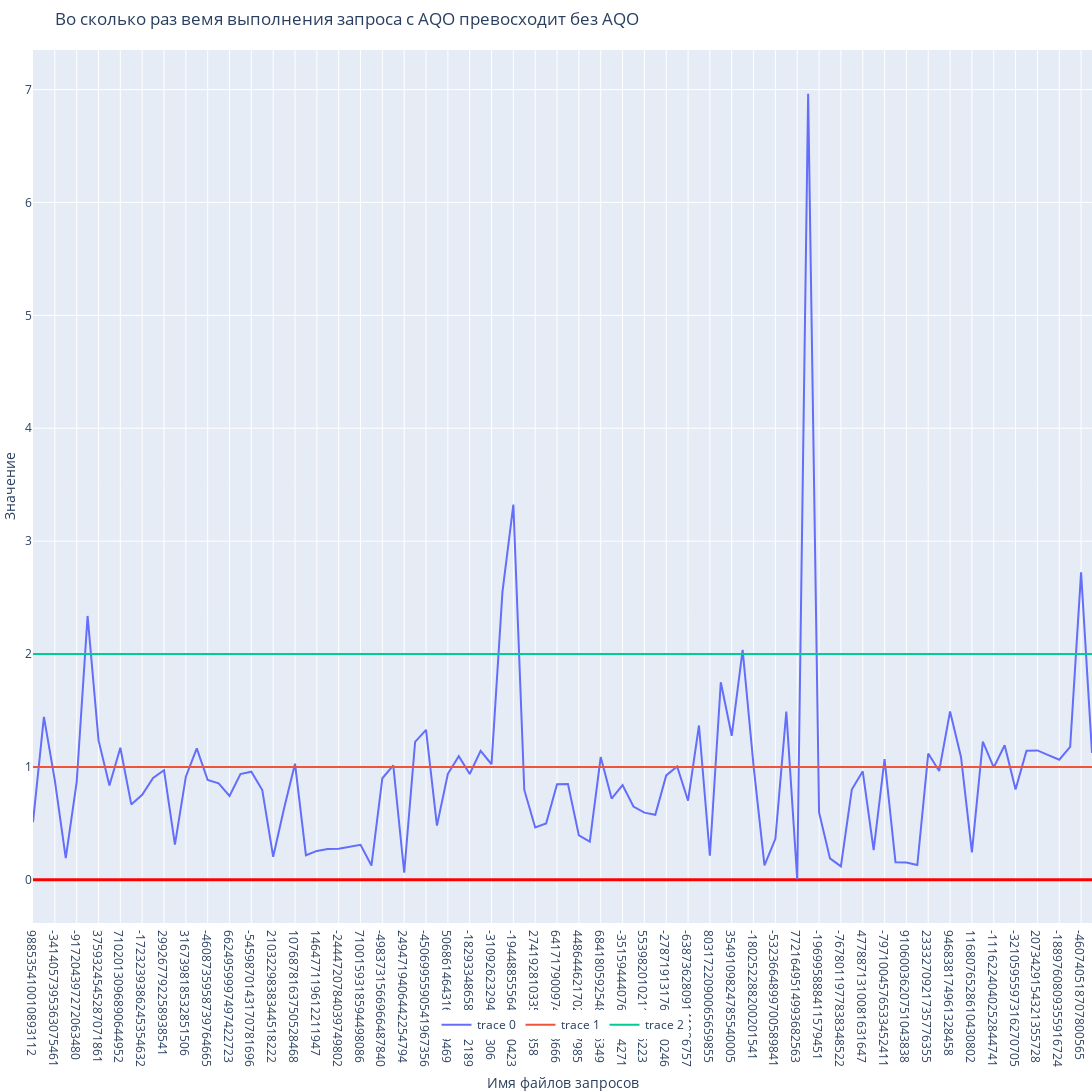

The code cell stored with this chart in its notebook:
### Markdown cell above
поняла, во сколько быстрее время выполнения запроса без AQO по сравнению с AQO

### Code cell
fig = go.Figure()
fig.add_trace(go.Scatter(x = ox, y = val_control/val_disable))
fig.update_yaxes(zeroline=True, zerolinewidth=3, zerolinecolor='red')
fig.add_trace(go.Scatter(x = ox, y = val_control/val_control))
fig.add_trace(go.Scatter(x = ox, y = val_control/val_control*2))
fig.update_layout(legend_orientation="h",
                  legend=dict(x=.5, xanchor="center"),
                  title="Во сколько раз вемя выполнения запроса с AQO превосходит без AQO",
                  xaxis_title="Имя файлов запросов",
                  yaxis_title="Значение",
                  margin=dict(l=0, r=0, t=50, b=0))
fig.update_layout(width=3000, height = 1200)
fig.show()
